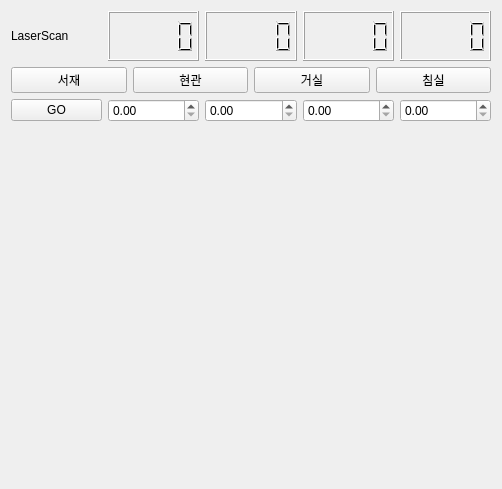
<?xml version="1.0" encoding="UTF-8"?>
<ui version="4.0">
 <class>Tab1RosControl</class>
 <widget class="QWidget" name="Tab1RosControl">
  <property name="geometry">
   <rect>
    <x>0</x>
    <y>0</y>
    <width>502</width>
    <height>489</height>
   </rect>
  </property>
  <property name="windowTitle">
   <string>Form</string>
  </property>
  <layout class="QVBoxLayout" name="verticalLayout_2">
   <item>
    <layout class="QVBoxLayout" name="verticalLayout" stretch="1,1,1,7">
     <item>
      <layout class="QHBoxLayout" name="horizontalLayout">
       <item>
        <widget class="QLabel" name="label">
         <property name="text">
          <string>LaserScan</string>
         </property>
        </widget>
       </item>
       <item>
        <widget class="QLCDNumber" name="lcdNumber1">
         <property name="digitCount">
          <number>5</number>
         </property>
         <property name="value" stdset="0">
          <double>0.000000000000000</double>
         </property>
        </widget>
       </item>
       <item>
        <widget class="QLCDNumber" name="lcdNumber2">
         <property name="digitCount">
          <number>5</number>
         </property>
         <property name="value" stdset="0">
          <double>0.000000000000000</double>
         </property>
        </widget>
       </item>
       <item>
        <widget class="QLCDNumber" name="lcdNumber3">
         <property name="digitCount">
          <number>5</number>
         </property>
         <property name="value" stdset="0">
          <double>0.000000000000000</double>
         </property>
        </widget>
       </item>
       <item>
        <widget class="QLCDNumber" name="lcdNumber4">
         <property name="digitCount">
          <number>5</number>
         </property>
         <property name="value" stdset="0">
          <double>0.000000000000000</double>
         </property>
        </widget>
       </item>
      </layout>
     </item>
     <item>
      <layout class="QHBoxLayout" name="horizontalLayout_3">
       <item>
        <widget class="QPushButton" name="pPBStudy">
         <property name="text">
          <string>서재</string>
         </property>
        </widget>
       </item>
       <item>
        <widget class="QPushButton" name="pPBFront">
         <property name="text">
          <string>현관</string>
         </property>
        </widget>
       </item>
       <item>
        <widget class="QPushButton" name="pPBLiving">
         <property name="text">
          <string>거실</string>
         </property>
        </widget>
       </item>
       <item>
        <widget class="QPushButton" name="pPBedroom">
         <property name="text">
          <string>침실</string>
         </property>
        </widget>
       </item>
      </layout>
     </item>
     <item>
      <layout class="QHBoxLayout" name="horizontalLayout_2">
       <item>
        <widget class="QPushButton" name="pushButtonGo">
         <property name="text">
          <string>GO</string>
         </property>
        </widget>
       </item>
       <item>
        <widget class="QDoubleSpinBox" name="doubleSpinBox1"/>
       </item>
       <item>
        <widget class="QDoubleSpinBox" name="doubleSpinBox2"/>
       </item>
       <item>
        <widget class="QDoubleSpinBox" name="doubleSpinBox3"/>
       </item>
       <item>
        <widget class="QDoubleSpinBox" name="doubleSpinBox4"/>
       </item>
      </layout>
     </item>
     <item>
      <layout class="QHBoxLayout" name="horizontalLayout_4">
       <item>
        <widget class="QLabel" name="pLcamView">
         <property name="text">
          <string/>
         </property>
        </widget>
       </item>
      </layout>
     </item>
    </layout>
   </item>
  </layout>
 </widget>
 <resources/>
 <connections/>
</ui>
